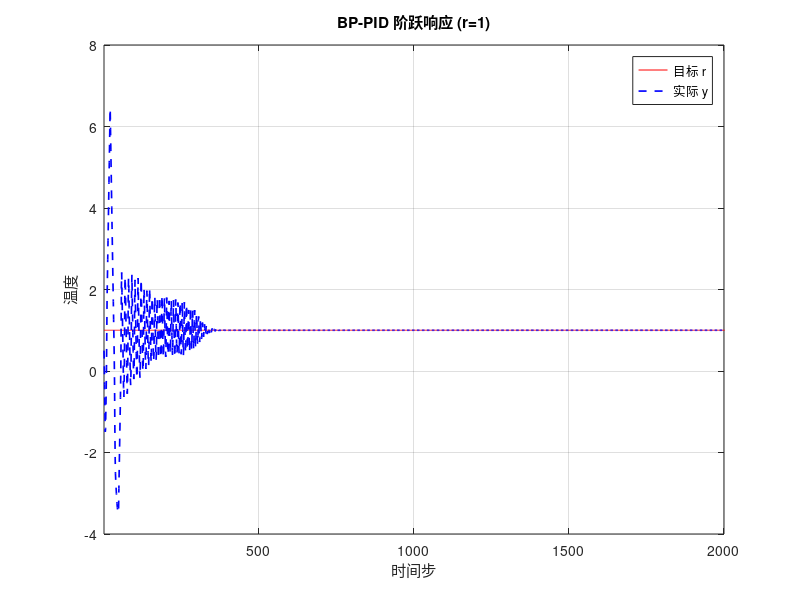
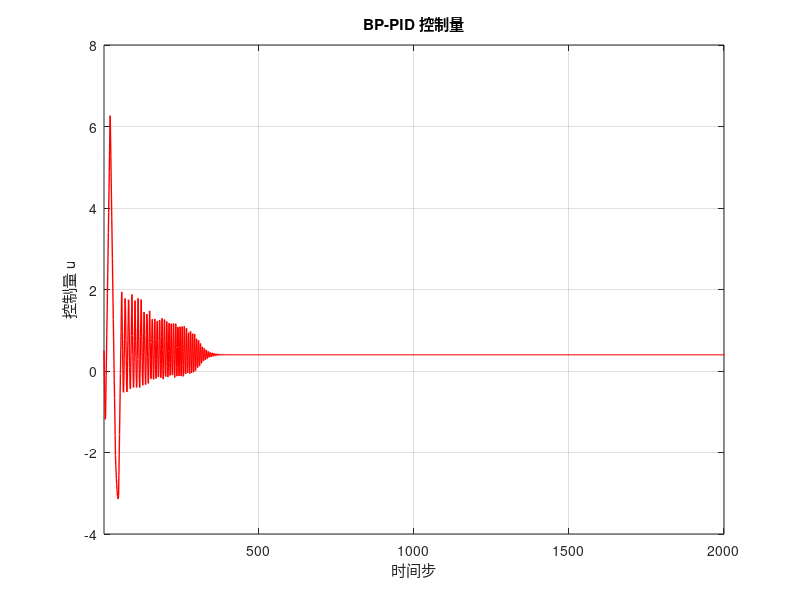
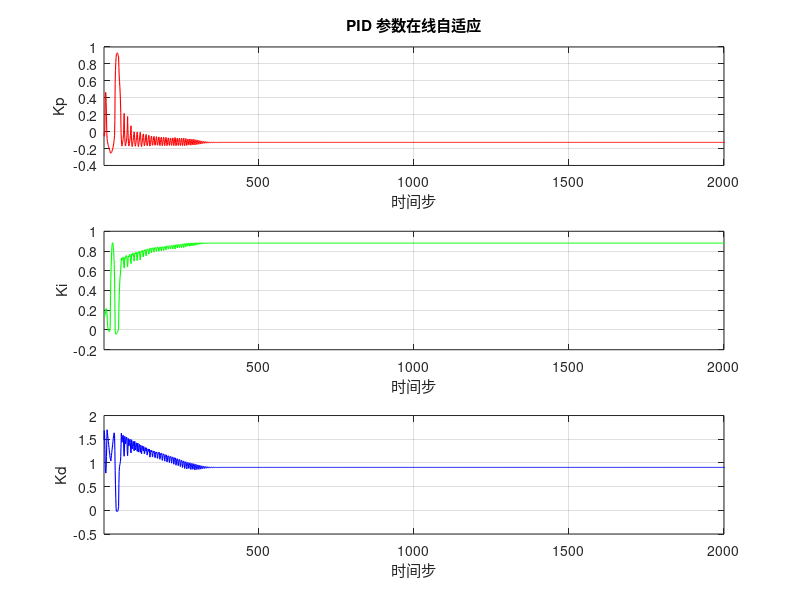

Reproduce these figures in MATLAB, in order.
clear; close all;

%% ==================== 超参数 ====================
IN = 4;   H = 5;   Out = 3;   % 输入/隐藏/输出 节点数
rate  = 0.005;                  % 学习率
rate2 = 0.01;                   % 动量系数
N = 35000;                      % 仿真步数

Kp_max = 2.0;                   % PID 参数缩放上限
Ki_max = 0.5;
Kd_max = 1.0;
scale_vec = [Kp_max, Ki_max, Kd_max];  % 链式法则用

%% ==================== 权重初始化 ====================
[script_dir, ~, ~] = fileparts(mfilename('fullpath'));
pretrain_file = fullfile(script_dir, 'bp_pretrained_weights.mat');

if isfile(pretrain_file)
    load(pretrain_file, 'w1', 'w2');
    fprintf('已加载预训练权重: %s\n', pretrain_file);
else
    rng(1);
    w1 = sqrt(2/(IN+H))  * randn(H, IN);    % 5×4
    w2 = sqrt(2/(H+Out)) * randn(Out, H);   % 3×5
    fprintf('Xavier 初始化（未找到预训练权重）\n');
end

w1_1 = w1;  w1_2 = w1;                  % 动量缓存
w2_1 = w2;  w2_2 = w2;

%% ==================== 状态初始化 ====================
r_target = 1;           % 阶跃目标

y_1 = 0;                % 被控对象初始输出
u_1 = 0;                % 上一步控制量

error_1 = 0;            % e(k-1)
error_2 = 0;            % e(k-2)，增量式 PID 用

%% ==================== 预分配 ====================
time = zeros(1, N);
r    = zeros(1, N);
y    = zeros(1, N);
error = zeros(1, N);
u    = zeros(1, N);
kp   = zeros(1, N);
ki   = zeros(1, N);
kd   = zeros(1, N);

%% ==================== 主循环 ====================
for k = 1:N

    time(k) = k;

    % ---- ① 误差计算 ----
    r(k) = r_target;
    error(k) = r(k) - y_1;

    % ---- ② 前向传播 ----
    I1 = [r(k), y_1, error(k), 1];           % 输入向量 (1×4)
    I2 = I1 * w1';                             % 隐藏层输入 (1×5)

    O2 = zeros(1, H);
    for j = 1:H
        O2(j) = tanh(I2(j));                   % 隐藏层输出
    end

    I3 = w2 * O2';                             % 输出层输入 (3×1)
    O3 = zeros(1, Out);
    for l = 1:Out
        if I3(l) > 0
            O3(l) = I3(l);                     % Leaky ReLU 正区
        else
            O3(l) = 0.2 * I3(l);              % Leaky ReLU 负区（允许归零）
        end
    end

    kp(k) = Kp_max * O3(1);
    ki(k) = Ki_max * O3(2);
    kd(k) = Kd_max * O3(3);
    Kpid = [kp(k), ki(k), kd(k)];              % 1×3

    % ---- ③ 增量式 PID ----
    e_pid = [error(k) - error_1;                % Δe  (P项)
             error(k);                          % e   (I项)
             error(k) - 2*error_1 + error_2];   % Δ²e (D项)
    delta_u = Kpid * e_pid;                     % 原始增量
    du_max = 0.5;                               % 单步限幅
    delta_u = max(-du_max, min(du_max, delta_u));
    u(k) = u_1 + delta_u;                       % u(k) = u(k-1) + Δu

    % ---- ④ 非线性时变被控对象 ----
    a_k = 1.2 * (1 - 0.8 * exp(-0.1 * k));
    y(k) = a_k / (1 + y_1^2) * y_1 + u(k);

    % 更新误差（用新 y 重新计算）
    error(k) = r(k) - y(k);

    % ---- ⑤ 反向传播 ----
    % 输出层灵敏度
    dO3 = zeros(1, Out);
    for j = 1:Out
        if O3(j) > 0
            dO3(j) = 1;                         % Leaky ReLU→1
        else
            dO3(j) = 0.2;                      % Leaky ReLU→0.2（永不消失）
        end
    end

    % Jacobian 幅值近似（clamp 防梯度爆炸）
    dydu = (y(k) - y_1) / (u(k) - u_1 + 0.0001);
    du_sys = max(-1, min(1, dydu));

    delta3 = zeros(1, Out);
    for l = 1:Out
        delta3(l) = error(k) * du_sys * scale_vec(l) * e_pid(l) * dO3(l);
    end

    % 输出层权重梯度 + 动量更新
    d_w2 = zeros(Out, H);
    for l = 1:Out
        for i = 1:H
            d_w2(l, i) = rate * delta3(l) * O2(i);
        end
    end
    w2 = w2_1 + d_w2 + rate2 * 2 * (w2_1 - w2_2);

    % 隐藏层灵敏度
    dO2 = zeros(1, H);
    for i = 1:H
        dO2(i) = 1 - tanh(I2(i))^2;             % tanh 导数
    end

    a_back = delta3 * w2;                        % 1×5
    delta2 = zeros(1, H);
    for i = 1:H
        delta2(i) = dO2(i) * a_back(i);
    end

    % 隐藏层权重梯度 + 动量更新
    d_w1 = rate * delta2' * I1;                 % 5×4
    w1 = w1_1 + d_w1 + rate2 * (w1_1 - w1_2);

    % ---- ⑥ 状态缓存 ----
    u_1 = u(k);
    y_1 = y(k);

    w2_2 = w2_1;  w2_1 = w2;
    w1_2 = w1_1;  w1_1 = w1;

    error_2 = error_1;
    error_1 = error(k);
end

%% ==================== 结果输出 ====================
fprintf('===== BP-PID 仿真结果 =====\n');
fprintf('平均绝对误差 MAE : %.6f\n', sum(abs(error)) / N);
fprintf('最终稳态误差     : %.6f\n', abs(error(end)));
fprintf('超调量 (max)      : %.6f\n', max(y) - r_target);

%% ==================== 保存数据 ====================
save(fullfile(script_dir, 'bp_pid_result.mat'), 'time', 'r', 'y', 'error', 'u', 'kp', 'ki', 'kd', 'N');

%% ==================== 绘图 ====================
fx = [1, min(2000, N)];    % 显示前 2000 步或全部

% --- 图1: 温度追踪 ---
figure('Name', 'BP-PID 温度追踪', 'NumberTitle', 'off');
plot(time, r, 'r', time, y, 'b--', 'LineWidth', 1.2);
xlim(fx);
xlabel('时间步');  ylabel('温度');
legend('目标 r', '实际 y', 'Location', 'best');
title('BP-PID 阶跃响应 (r=1)');
grid on;

% --- 图2: 控制量 ---
figure('Name', 'BP-PID 控制量', 'NumberTitle', 'off');
plot(time, u, 'r', 'LineWidth', 1);
xlim(fx);
xlabel('时间步');  ylabel('控制量 u');
title('BP-PID 控制量');
grid on;

% --- 图3: PID 参数在线变化 ---
figure('Name', 'BP-PID 参数变化', 'NumberTitle', 'off');
subplot(311);
plot(time, kp, 'r', 'LineWidth', 0.8);
xlim(fx);
xlabel('时间步');  ylabel('Kp');
title('PID 参数在线自适应');
grid on;
subplot(312);
plot(time, ki, 'g', 'LineWidth', 0.8);
xlim(fx);
xlabel('时间步');  ylabel('Ki');
grid on;
subplot(313);
plot(time, kd, 'b', 'LineWidth', 0.8);
xlim(fx);
xlabel('时间步');  ylabel('Kd');
grid on;
